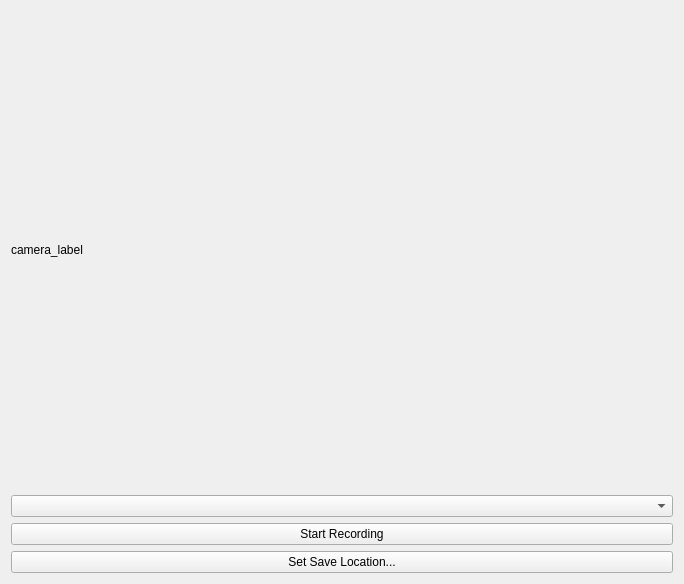
<?xml version="1.0" encoding="UTF-8"?>
<ui version="4.0">
 <class>cameraWidget</class>
 <widget class="QWidget" name="cameraWidget">
  <property name="geometry">
   <rect>
    <x>0</x>
    <y>0</y>
    <width>684</width>
    <height>584</height>
   </rect>
  </property>
  <property name="windowTitle">
   <string>Form</string>
  </property>
  <layout class="QHBoxLayout" name="horizontalLayout_2" stretch="1">
   <item>
    <layout class="QVBoxLayout" name="verticalLayout" stretch="0,0,0,0">
     <property name="spacing">
      <number>6</number>
     </property>
     <item>
      <widget class="QLabel" name="camera_label">
       <property name="text">
        <string>camera_label</string>
       </property>
      </widget>
     </item>
     <item>
      <widget class="QComboBox" name="camera_select"/>
     </item>
     <item>
      <widget class="QPushButton" name="record_button">
       <property name="text">
        <string>Start Recording</string>
       </property>
      </widget>
     </item>
     <item>
      <widget class="QPushButton" name="save_button">
       <property name="text">
        <string>Set Save Location...</string>
       </property>
      </widget>
     </item>
    </layout>
   </item>
  </layout>
 </widget>
 <resources/>
 <connections/>
</ui>
